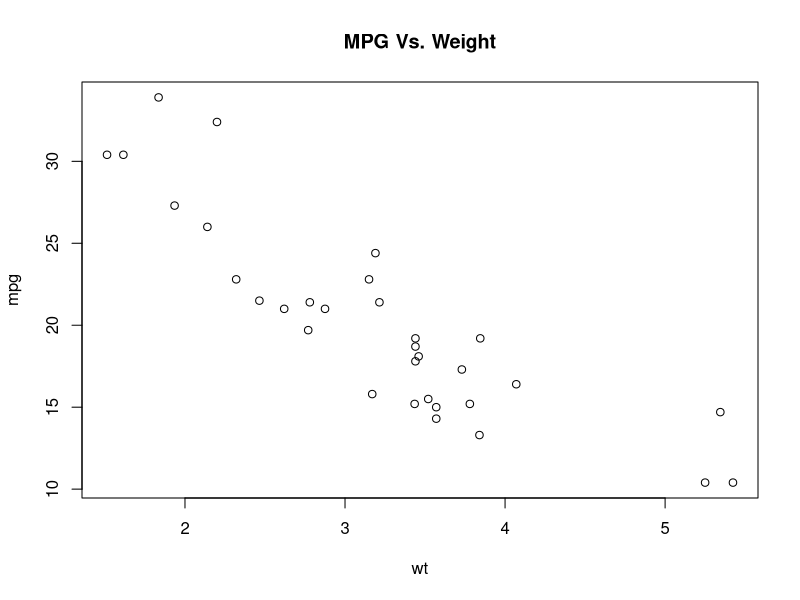
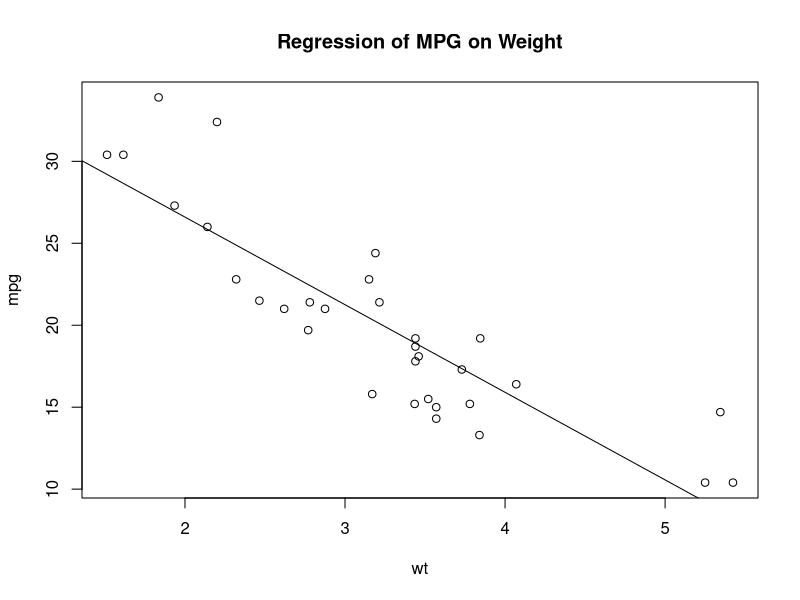
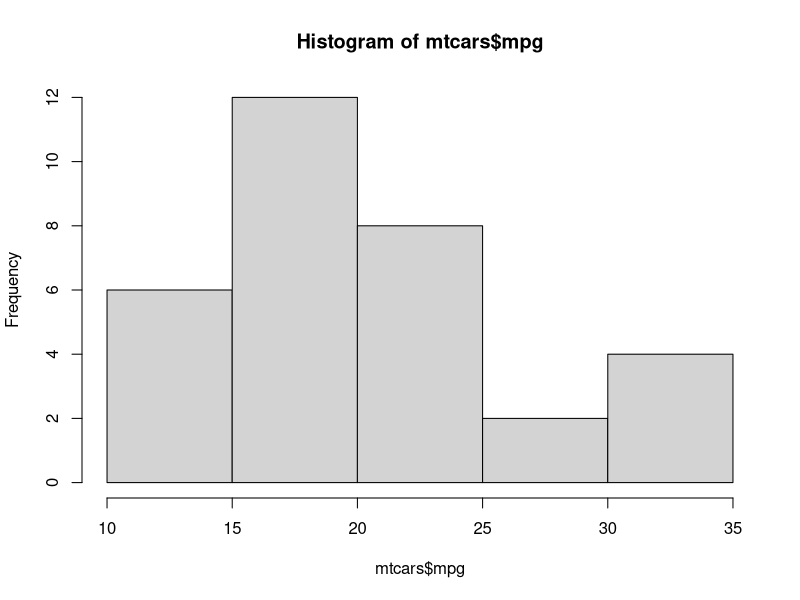
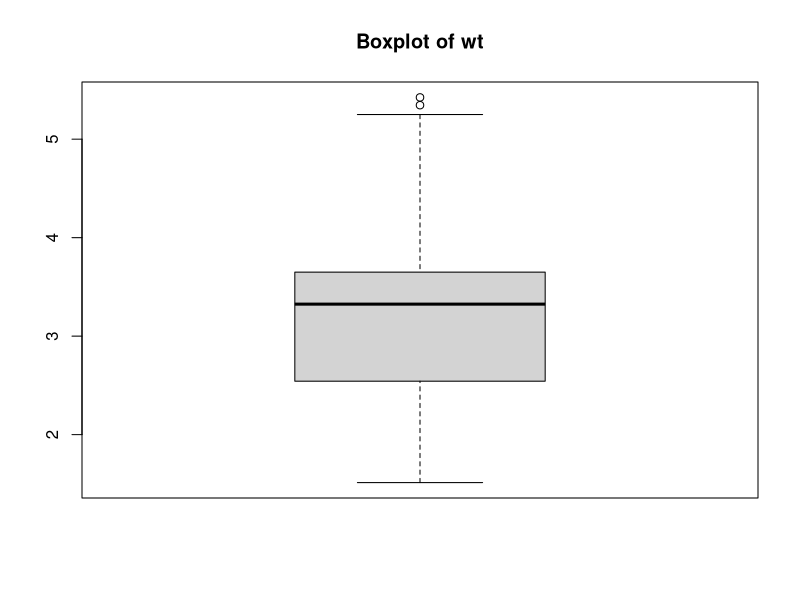

Write the R code that produced these figures, in order.

#Vectors
a <- c(1, 2, 5, 3, 6, -2, 4)
b <- c("one", "two", "three")
c <- c(TRUE, TRUE, TRUE, FALSE, TRUE, FALSE)

#Indexing data from vectors
a[3]
a[c(1, 3, 5)]
a[2:6]

#Creating a matrix
y <- matrix(1:20, nrow=5, ncol=4)

#Indexing data from matrices
y[3,]
y[,3]
y[1, c(2,3)]

###DataFrame creation
patientID <- c(1, 2, 3, 4)
age <- c(25, 34, 28, 52)
diabetes <- c("Type1", "Type2", "Type1", "Type1")
status <- c("Poor", "Improved", "Excellent", "Poor")
patientdata <- data.frame(patientID, age, diabetes, status)
class(patientdata)
patientdata

##Indexing a DataFrame
patientdata[2,3:4]
patientdata$age

patientdata[patientdata$age >= 30,] #Get list of patients with age greater than 30
patientdata[patientdata$age >= 30,c("diabetes","status")] # Find diabetes type and health status of patients older than 30 years

#View list of packages installed
library()

#Package to be installed for reading excel files.
install.packages("openxlsx")
library("openxlsx")

#Plot first

plot.new()
attach(mtcars)
plot(wt, mpg) ; 
title("MPG Vs. Weight")

#Plot a regression line
attach(mtcars)
mtcars
plot(wt, mpg)
abline(lm(mpg~wt))
title("Regression of MPG on Weight")
detach(mtcars)

#To plot histogram
plot.new()
hist(mtcars$mpg)

#Boxplot
boxplot(wt, main = "Boxplot of wt")

#Basic Statistics
summary(mtcars)

#Standard deviation
sd(mtcars$mpg)

#Sum
sum(mtcars$mpg)
sum(mtcars)

#Mean
mean(mtcars$mpg)
